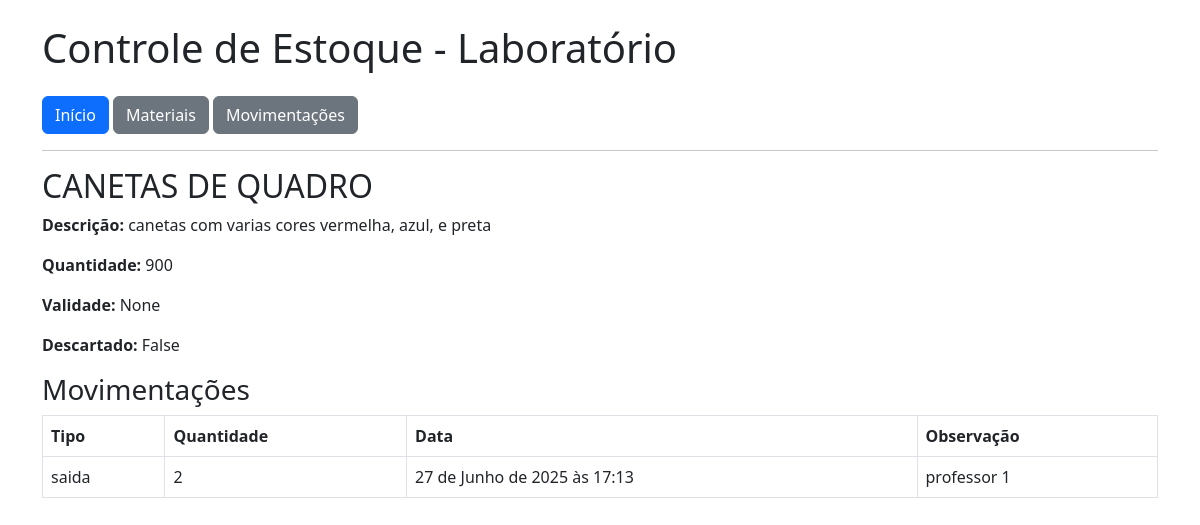
/materiais/1/, run on the app's committed database.
### estoque/models.py (models this page shows, shortened)
class Material(models.Model):
    nome = models.CharField(max_length=100)
    descricao = models.TextField(blank=True)
    quantidade = models.PositiveIntegerField(default=0)
    foto = models.ImageField(upload_to='materiais/', blank=True, null=True)
    validade = models.DateField(blank=True, null=True)
    descartado = models.BooleanField(default=False)
    data_cadastro = models.DateTimeField(auto_now_add=True)

class Movimentacao(models.Model):
    material = models.ForeignKey(Material, on_delete=models.CASCADE)
    tipo = models.CharField(max_length=20, choices=[('entrada', 'Entrada'), ('saida', 'Saída'), ('descarte', 'Descarte')])
    quantidade = models.PositiveIntegerField()
    em_uso = models.BooleanField(default=False)
    professor_responsavel = models.CharField(max_length=100, blank=True, null=True)
    estoque_minimo = models.PositiveIntegerField(default=0)
    estoque_maximo = models.PositiveIntegerField(default=0)
    data = models.DateTimeField(auto_now_add=True)
    observacao = models.TextField(blank=True)

### estoque/views.py (the view)
# urls.py: path('materiais/<int:pk>/', views.detalhe_material, name='detalhe_material'),
def detalhe_material(request, pk):
    material = get_object_or_404(Material, pk=pk)
    movimentacoes = Movimentacao.objects.filter(material=material)
    return render(request, 'estoque/detalhe_material.html', {'material': material, 'movimentacoes': movimentacoes})

### estoque/templates/estoque/detalhe_material.html
{% extends 'estoque/base.html' %}
{% block content %}
<h2>{{ material.nome }}</h2>
<p><strong>Descrição:</strong> {{ material.descricao }}</p>
<p><strong>Quantidade:</strong> {{ material.quantidade }}</p>
<p><strong>Validade:</strong> {{ material.validade }}</p>
<p><strong>Descartado:</strong> {{ material.descartado }}</p>
<h3>Movimentações</h3>
<table class="table table-bordered">
    <thead>
        <tr>
            <th>Tipo</th>
            <th>Quantidade</th>
            <th>Data</th>
            <th>Observação</th>
        </tr>
    </thead>
    <tbody>
        {% for mov in movimentacoes %}
        <tr>
            <td>{{ mov.tipo }}</td>
            <td>{{ mov.quantidade }}</td>
            <td>{{ mov.data }}</td>
            <td>{{ mov.observacao }}</td>
        </tr>
        {% endfor %}
    </tbody>
</table>
{% endblock %}

### data on the page
Material: nome "CANETAS DE QUADRO", descricao "canetas com varias cores vermelha, azul, e preta", quantidade "900", validade "None", descartado "False"
Movimentacao: tipo "saida", quantidade "2", data "27 de Junho de 2025 às 17:13", observacao "professor 1"
